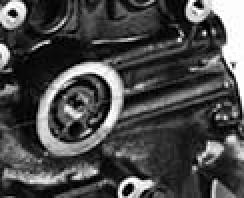
#> input picture Original/imagen_motor.jpg, 122 x 99 px (shown 2 times larger)
$ python Hopfield_TP3_IMG.py
#> lines starting #> are read from the running program, lines starting #| are printed output that depends on the picture; after the words box and inside, x2 and y2 are one past the last pixel; in counts of white or black regions, pixels touching at a corner belong together
import cv2
import numpy as np

# Función para cargar una imagen y convertirla en una matriz binaria
def cargar_imagen_ruta(ruta_imagen):
#> called with ruta_imagen = 'Original/imagen_motor.jpg'
    imagen = cv2.imread(ruta_imagen, 0)  # Cargar imagen en escala de grises
#> imagen is the input picture: shape (99, 122); min 0, max 255, mean 73.7
    imagen = cv2.resize(imagen, (70, 70))
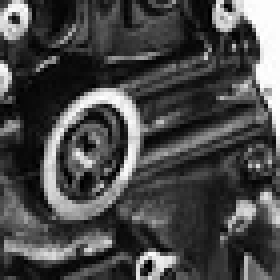
#> imagen: shape (70, 70) (shown 4 times larger); min 0, max 255, mean 73.6
    _, imagen_binaria = cv2.threshold(imagen, 128, 1, cv2.THRESH_BINARY)  # Convertir a binario (0 o 1)
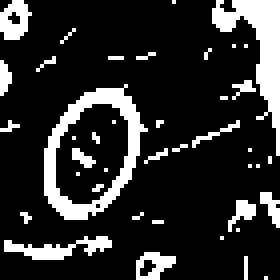
#> imagen_binaria: shape (70, 70) (shown 4 times larger); values 0 (black) and 1 (white), 17.6% white; 41 white regions (34 under 20 px), largest, box (x1, y1, x2, y2) and area: (11, 21, 37, 55) 266, (53, 0, 70, 39) 227, (1, 59, 28, 65) 74

    return imagen_binaria

# Función para convertir una matriz en una imagen
def matriz_a_imagen(matriz):
    imagen = np.uint8(matriz * 255)  # Convertir la matriz binaria (0 o 1) a 8 bits (0 o 255)
    return imagen

# Función para entrenar el modelo de Hopfield con una imagen
def entrenar_hopfield(imagen):
    num_pixels = imagen.size
#> num_pixels = 4900

    # Inicializar la matriz de pesos sinápticos
    pesos = np.zeros((num_pixels, num_pixels))

    # Actualizar los pesos sinápticos
    for i in range(num_pixels):
        for j in range(num_pixels):
            if i != j:
                pesos[i, j] += imagen[i] * imagen[j]
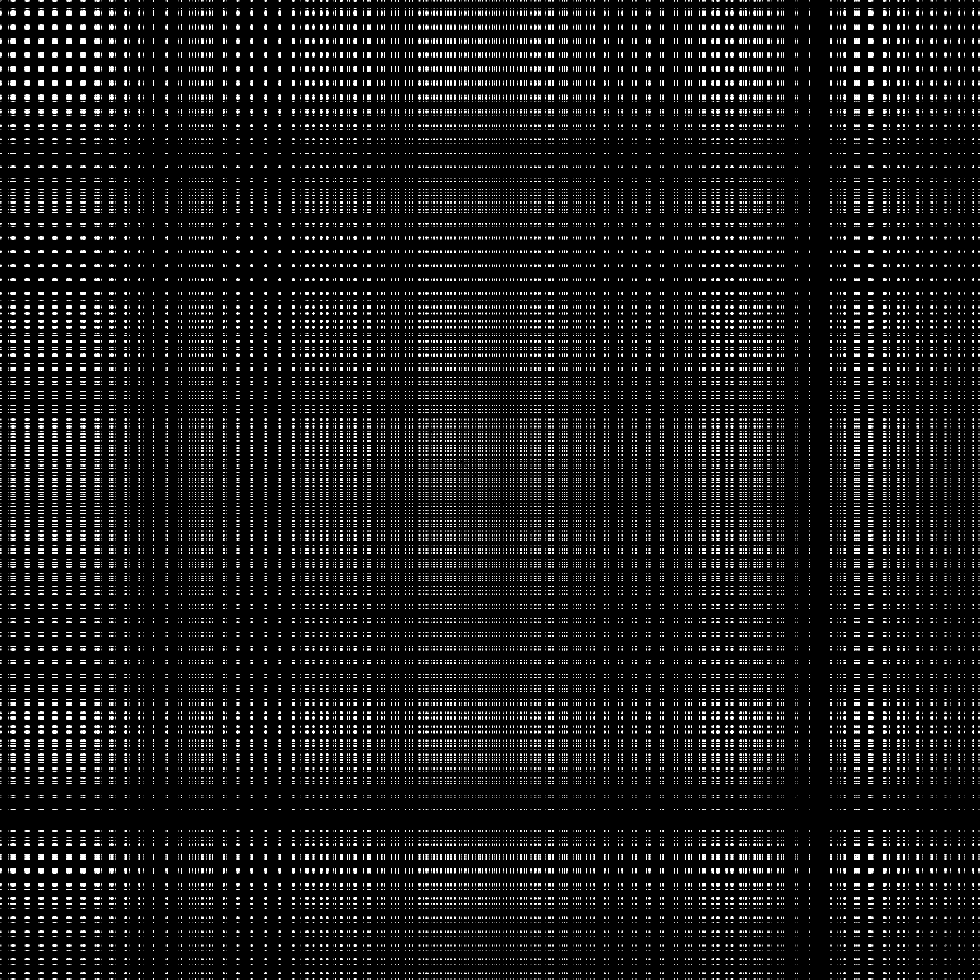
#> pesos: shape (4900, 4900) float64 (shown at 1/5 size); values 0 (black) and 1 (white), 3.1% white; 55632 white regions (45192 under 20 px), largest, box (x1, y1, x2, y2) and area: (263, 263, 282, 282) 342, (4341, 263, 4358, 282) 323, (263, 4341, 282, 4358) 323
#> call 2 of cargar_imagen_ruta, with ruta_imagen = 'Muestras/imagen_zoom.jpg'
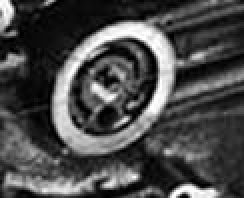
#> input picture Muestras/imagen_zoom.jpg, 122 x 99 px (shown 2 times larger)
#> in cargar_imagen_ruta, imagen is the input picture: shape (99, 122); min 0, max 255, mean 74.1
#> in cargar_imagen_ruta (call 2), `imagen = cv2.resize(imagen, (70, 70))`:
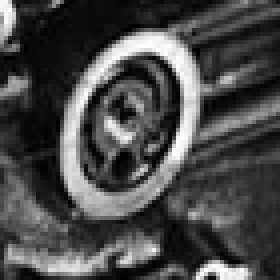
#> imagen: shape (70, 70) (shown 4 times larger); min 0, max 255, mean 74
#> in cargar_imagen_ruta (call 2), `_, imagen_binaria = cv2.threshold(imagen, 128, 1, cv2.THRESH_BINARY)`:
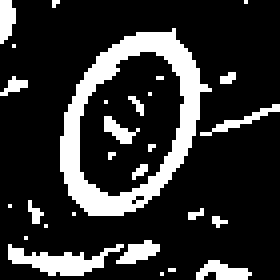
#> imagen_binaria: shape (70, 70) (shown 4 times larger); values 0 (black) and 1 (white), 18.9% white; 28 white regions (21 under 20 px), largest, box (x1, y1, x2, y2) and area: (15, 7, 53, 54) 548, (2, 61, 31, 69) 107, (49, 65, 63, 70) 43

    return pesos

# Función para actualizar el estado de las neuronas según la regla de actualización de Hopfield
def actualizar_estado_neu(pesos, n_estado):
    num_neurons = n_estado.size

    # Actualizar el estado de cada neurona según la regla de actualización de Hopfield
    for i in range(num_neurons):
        n_estado[i] = np.sign(np.dot(pesos[i, :], n_estado))

    return n_estado

# Función para identificar un patrón desconocido en una imagen
def identificar_patron(imagen, pesos):
    n_estado = imagen.copy()
#> n_estado = 4900 values, max 1 at index 0, min 0 at index 3, mean 0.189
    intera = 0

    # Iterar hasta que los estados de las neuronas converjan o hasta alcanzar el
    # número máximo de iteraciones (100)
    while intera < 100:
        previo_estado = n_estado.copy()
        n_estado = actualizar_estado_neu(pesos, n_estado)
        # Comprobar si los estados de las neuronas han convergido
        if np.array_equal(n_estado, previo_estado):
            break

        intera += 1
#> after the loop, intera = 1; n_estado = 4900 values, max 1 at index 3, min 0 at index 0, mean 0.176

    return n_estado

# Ruta de la imagen de patrón  de entrada
ruta_patron_entrada = "Original/imagen_motor.jpg"

# Cargar imagen de patrón  de entrada y convertirla en una matriz
patron_entrada = cargar_imagen_ruta(ruta_patron_entrada)

# Entrenar el modelo de Hopfield con la imagen del patrón
pesos = entrenar_hopfield(patron_entrada.flatten())

# Ruta de la imagen de patrón desconocido
ruta_patron_desconocido = "Muestras/imagen_zoom.jpg"
# [13 lines of commented-out code are left out]
patron_desconocido = cargar_imagen_ruta(ruta_patron_desconocido)

# Identificar el patrón desconocido
patron_limpiado = identificar_patron(patron_desconocido.flatten(), pesos)
#> patron_limpiado has the same summary as n_estado in identificar_patron
patron_limpiado = patron_limpiado.reshape(patron_desconocido.shape)

# Convertir las matrices en imágenes para visualización
patron_entrada_imagen = matriz_a_imagen(patron_entrada)
patron_limpiado_imagen = matriz_a_imagen(patron_limpiado)

# Mostrar las imágenes

cv2.imshow("Patron de entrada", patron_entrada_imagen)
cv2.resizeWindow("Patron de entrada", 300, 300)
cv2.imshow("Patron limpio en imagen", patron_limpiado_imagen)
cv2.resizeWindow("Patron limpio en imagen", 300, 300)
cv2.waitKey(0)
cv2.destroyAllWindows()
